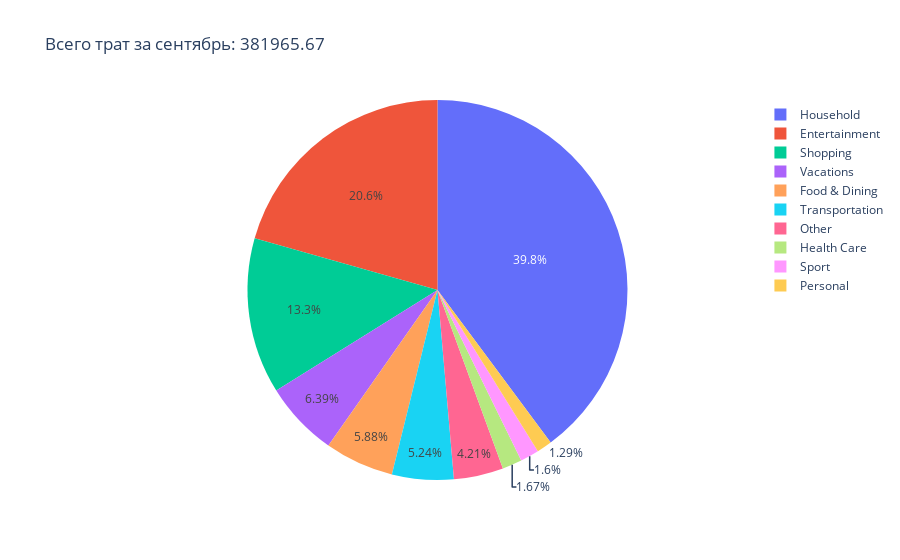

Write notebook code for a chart like this one.
### Code cell
import plotly.express as px

# fig = px.pie(trans_df.loc[exp_mask & (trans_df['dt'].dt.month == month)], values='trans_rub', names='Категория', title=f'Траты за месяц {month}')
# df_tmp = trans_df.loc[exp_mask]

fig = px.pie(df_vis, values='trans_rub', names='Категория', title=f'Всего трат за {months_dict[month]}: {df_vis["trans_rub"].sum()}')
fig.show()

### Figure 1 — Plotly figure (JSON) as saved in the notebook; plotly's stock layout.template omitted (floating-point values rounded to 4 significant figures; data arrays with more than 128 entries replaced by an {"elided": "..."} marker saying what was removed)
{"data": [{"domain": {"x": [0, 1], "y": [0, 1]}, "hovertemplate": "Категория=%{label}<br>trans_rub=%{value}<extra></extra>", "labels": {"elided": "152 str values"}, "legendgroup": "", "name": "", "showlegend": true, "type": "pie", "values": {"elided": "152 float values"}}], "layout": {"legend": {"tracegroupgap": 0}, "title": {"text": "Всего трат за сентябрь: 381965.67"}}}
